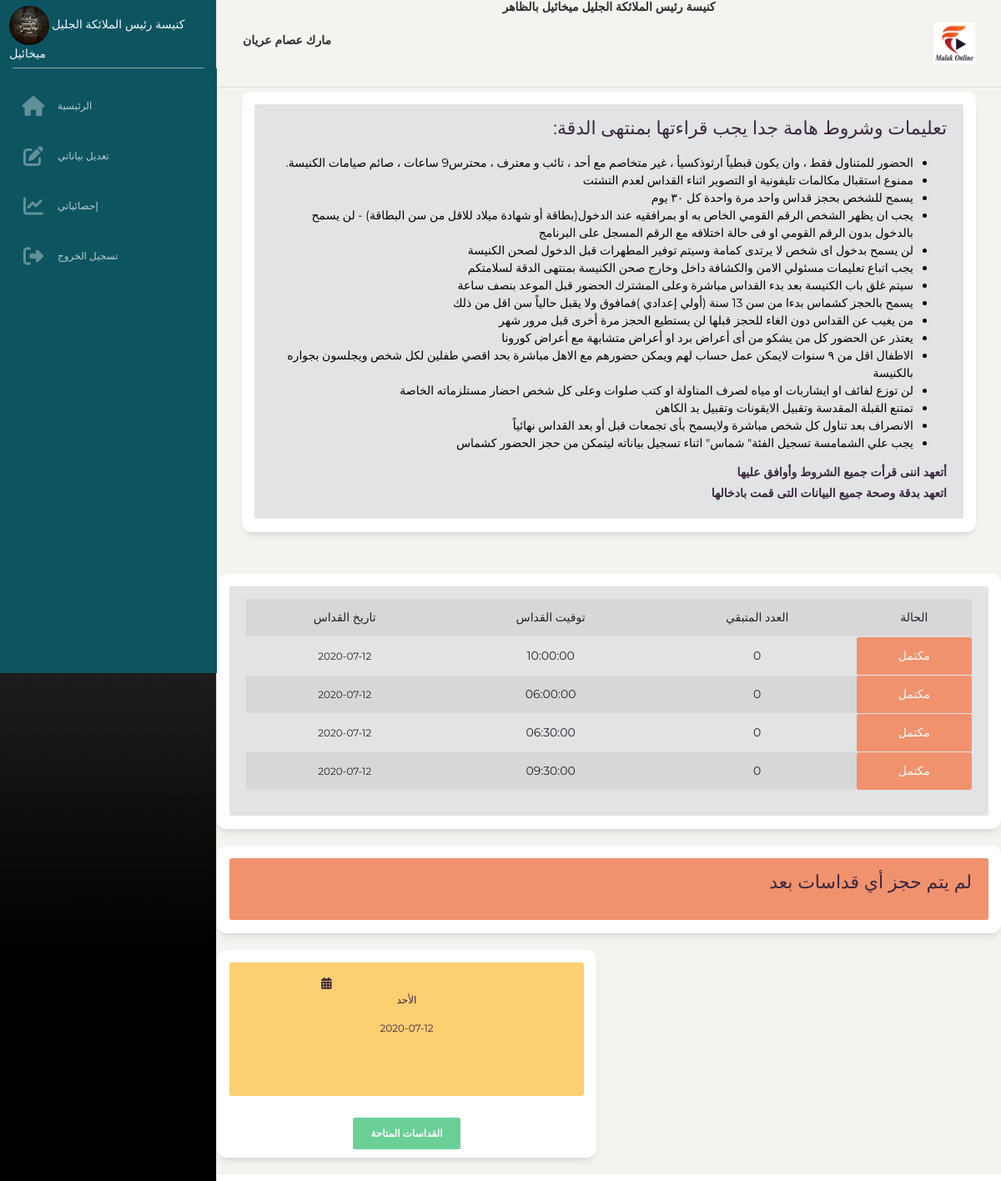
The app's page /User/Views/UserInterfaceTrial.php (signed in) with its own data.
### tables this page shows
CREATE TABLE `slots` (
  `slot_id` int(11) NOT NULL,
  `slot_date` date DEFAULT NULL,
  `slot_time` time DEFAULT NULL,
  `slot_time_to` time NOT NULL DEFAULT '00:00:00',
  `church` varchar(1) NOT NULL DEFAULT 'S',
  `number` int(11) NOT NULL DEFAULT 50,
  `priest` varchar(250) NOT NULL DEFAULT '0',
  `delivered_date` date DEFAULT NULL,
  `shamas` int(11) NOT NULL DEFAULT 0,
  `men` int(11) NOT NULL DEFAULT 0,
  `women` int(11) NOT NULL DEFAULT 0,
  `notes` varchar(1000) NOT NULL DEFAULT '0',
  `shown` varchar(1) NOT NULL DEFAULT 'N'
);

### User/Views/UserInterfaceTrial.php (the view, shortened to what the rows shown need)
<?php
if(isset($_SESSION['username']) && !empty($_SESSION['username']))
{
    $db = new database();
    $connect = $db->connects;
    $today = date("Y-m-d");
    ?>
    <!DOCTYPE html>
    <html lang="en">
    <head>
        <link href="https://maxcdn.bootstrapcdn.com/font-awesome/latest/css/font-awesome.min.css" rel="stylesheet">
        <link href="../assets/css/bootstrap.min.css" rel="stylesheet" />
        <link href="../assets/css/paper-dashboard.css?v=2.0.1" rel="stylesheet" />
        <link href="../assets/demo/demo.css" rel="stylesheet" />
    </head>
    <body class="">
    <div class="wrapper ">
        <div class="main-panel" >
            <div class="card card-stats">
                <div class="card-body ">
                    <div class="row">
                        <div class="col-12">
                            <div class="alert alert-secondary" align="center" style="text-align: center;">
                                <table class="table table-striped" style="text-align: center">
                                    <?php
                                    $sql_available = "SELECT slots.slot_date as slt_date , slots.slot_id as slt_id from slots where shown = 'Y'  order by slots.slot_date  ";
                                    $result_available = mysqli_query($connect,$sql_available);
                                    if($result_available->num_rows > 0)
                                    {
                                        while ($row_aval = $result_available->fetch_assoc())
                                        {
                                            $slt_id = $row_aval["slt_id"];
                                            $sql_id_slt = "select number from slots where slot_id = $slt_id";
                                            $result_id_slt = mysqli_query($connect,$sql_id_slt);
                                            $row_slt_id = $result_id_slt->fetch_assoc();
                                            $numbers = $row_slt_id["number"];
                                            $sql_time_slt = "select slot_time from slots where slot_id = $slt_id";
                                            $result_time_slt = mysqli_query($connect,$sql_time_slt);
                                            $row_slt_time = $result_time_slt->fetch_assoc();
                                            $slot_time = $row_slt_time["slot_time"];
                                            $sql_cnt_slt = "select count(user_slot_count.id) as cnt from user_slot_count where slot_id = $slt_id";
                                            $result_cnt_slt = mysqli_query($connect,$sql_cnt_slt);
                                            $row_cnt_time = $result_cnt_slt->fetch_assoc();
                                            $slot_cnt = $row_cnt_time["cnt"];
                                            if($today < $row_aval["slt_date"]) {
                                                ?>
                                                <tr>
                                                <td style="font-size: 12px;"><?php echo $row_aval["slt_date"] ?></td>
                                                <td><?php echo $slot_time ?></td>
                                                <td><?php echo $numbers-$slot_cnt ?></td>
                                                <?php
                                                if ($numbers == $slot_cnt) {
                                                    ?>
                                                    <td class="alert alert-danger"><?php echo "مكتمل" ?></td>
                                                    <?php
                                                } else {
                                                    ?>
                                                    <td class="alert alert-success"><?php echo "يوجد أماكن" ?></td>
                                                    <?php
                                                }
                                            }
                                            ?>
                                            </tr>
                                            <?php
                                        }
                                    }
                                    ?>
                                </table>
                            </div>
                        </div>
                    </div>
                </div>
            </div>
        </div>
    </div>
    </body>
    </html>
    <?php
}
else
{
    header('Location: ../../index.php');
}
?>

### records on screen
slots: slot_date "2020-07-12", slot_time "10:00:00", slot_cnt "0", number "مكتمل"
slots: slot_date "2020-07-12", slot_time "06:00:00", slot_cnt "0", number "مكتمل"
slots: slot_date "2020-07-12", slot_time "06:30:00", slot_cnt "0", number "مكتمل"
slots: slot_date "2020-07-12", slot_time "09:30:00", slot_cnt "0", number "مكتمل"

### other values on screen
$_SESSION["username"] "مارك عصام عريان"
$day_in_arabic "الأحد"
$row["slot_date"] "2020-07-12"
